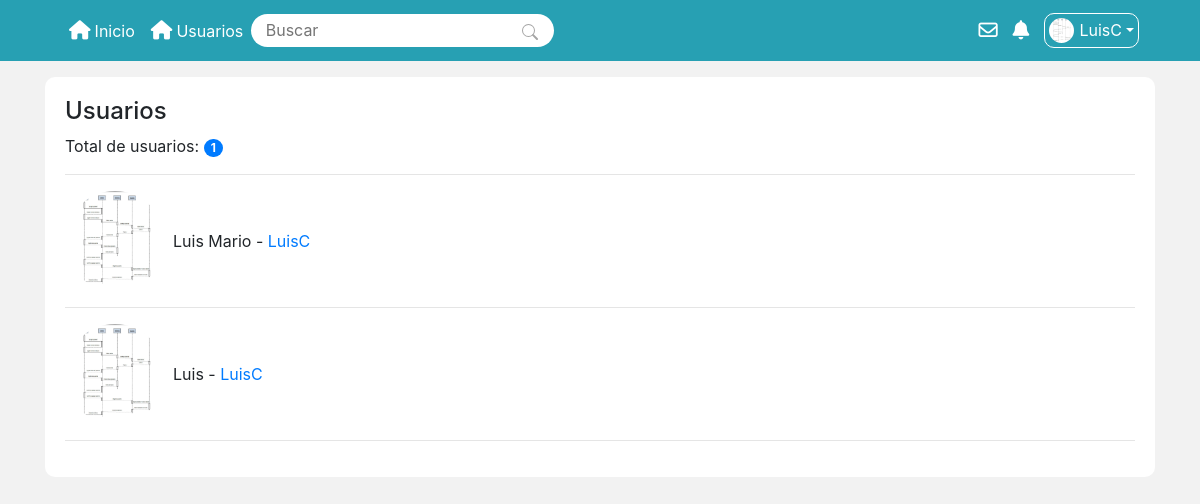
/home/usuarios (signed in), run on the app's committed database.
### tables this page shows
CREATE TABLE `perfil` (
  `idperfil` int(11) NOT NULL,
  `idUsuario` int(11) NOT NULL,
  `fotoPerfil` varchar(200) NOT NULL,
  `nombreCompleto` varchar(100) NOT NULL
);

CREATE TABLE `usuarios` (
  `idusuario` int(11) NOT NULL,
  `idPrivilegio` int(11) NOT NULL,
  `correo` varchar(100) NOT NULL,
  `usuario` varchar(50) NOT NULL,
  `contrasena` varchar(255) NOT NULL,
  `fecha_registro` timestamp NOT NULL DEFAULT current_timestamp() ON UPDATE current_timestamp()
);

### app/libs/Base.php (called while the page is built, shortened)
<?php
class Base
{
    private $host = DB_HOST;
    private $dbname = DB_NAME;
    private $user = DB_USER;
    private $password = DB_PASSWORD;
    private $dbh;
    private $stmt;
    public function __construct()
    {
        $dns = 'mysql:host=' . $this->host . ';dbname=' . $this->dbname;
        $option = [
            PDO::ATTR_ERRMODE => true,
            PDO::ATTR_ERRMODE => PDO::ERRMODE_EXCEPTION
        ];
        try {
            $this->dbh = new PDO($dns, $this->user, $this->password, $option);
            $this->dbh->exec('set names utf8');
        } catch (PDOException $e) {
            $this->error = $e->getMessage();
            echo $this->error;
        }
    }
    public function query($sql)
    {
        return $this->stmt = $this->dbh->prepare($sql);
    }
    public function bind($parametro, $valor, $tipo = null)
    {
        if (is_null($tipo)) {
            switch (true) {
                default:
                    $tipo = PDO::PARAM_STR;
                    break;
            }
        }
        return $this->stmt->bindValue($parametro, $valor, $tipo);
    }
    public function execute()
    {
        return $this->stmt->execute();
    }
    public function registers()
    {
        $this->execute();
        return $this->stmt->fetchAll(PDO::FETCH_OBJ);
    }
    public function register()
    {
        $this->execute();
        return $this->stmt->fetch(PDO::FETCH_OBJ);
    }
}

### app/models/usuario.php (called while the page is built, shortened)
<?php
class usuario
{
    private $db;
    public function __construct()
    {
        $this->db = new Base;
    }
    public function getUsuario($usuario)
    {
        $this->db->query('SELECT * FROM usuarios WHERE usuario = :user');
        $this->db->bind(':user', $usuario);
        return $this->db->register();
    }
    public function getPerfil($idusuario)
    {
        $this->db->query('SELECT * FROM perfil WHERE idUsuario = :id');
        $this->db->bind(':id', $idusuario);
        return $this->db->register();
    }
    public function getAllUsuarios()
    {
        $this->db->query('SELECT U.idusuario , U.usuario , P.fotoPerfil , P.nombreCompleto FROM usuarios U
        INNER JOIN perfil P ON P.idUsuario = U.idusuario');
        return $this->db->registers();
    }
    public function getCantidadUsuarios()
    {
        $this->db->query('SELECT idusuario FROM usuarios');
        $this->db->execute();
        return $this->db->rowCount();
    }
}

### app/libs/Core.php (called while the page is built, shortened)
<?php
class Core
{
    protected $currentMethod = 'index';
    public function __construct()
    {
        $url = $this->getUrl();
        if (file_exists('../app/controllers/' . ucwords($url[0]) . '.php')) {
            unset($url[0]);
        }
        $this->currentController = new $this->currentController;
        if (isset($url[1])) {
            if (method_exists($this->currentController, $url[1])) {
                $this->currentMethod = $url[1];
                unset($url[1]);
            }
        }
        $this->parameters = $url ? array_values($url) : [];
        call_user_func_array([$this->currentController , $this->currentMethod] , $this->parameters);
    }
    public function getUrl()
    {
        if (isset($_GET['url'])) {
            $url = rtrim($_GET['url'], '/');
            $url = filter_var($url, FILTER_SANITIZE_URL);
            $url = explode('/', $url);
            return $url;
        }
    }
}

### public/index.php (called while the page is built, shortened)
<?php
$init = new Core;

### app/views/pages/usuarios/usuarios.php (the view)
<?php
include_once URL_APP . '/views/custom/header.php';
include_once URL_APP . '/views/custom/navbar.php';
?>
<div class="container mt-3">
    <div class="container-notificaciones-usuario">
        <h4>Usuarios</h4>
        <p>Total de usuarios: <span class="badge badge-pill badge-primary"><?php echo $datos['cantidadUsuarios'] ?></span></p>
        <hr>
        <div class="lista-de-usuarios-registrados">
            <?php foreach($datos['allUsuarios'] as $usuariosRegistrados): ?>
                <div class="elemento-usuario-registrado">
                    <img src="<?php echo URL_PROJECT . '/' . $usuariosRegistrados->fotoPerfil ?>" alt="" class="image-big-user mr-2">
                        <div class="nombre-usuario-registrado">
                        <?php echo $usuariosRegistrados->nombreCompleto ?> - <a href="<?php echo URL_PROJECT ?>/perfil/<?php echo $usuariosRegistrados->usuario ?>"><?php echo $usuariosRegistrados->usuario ?></a>
                        </div>
                </div>
                <hr>
            <?php endforeach ?>
        </div>
    </div>
</div>
<?php
include_once URL_APP . '/views/custom/footer.php';
?>

### app/controllers/Home.php (shortened to what this page needs)
<?php
class Home extends Controller
{
    public function __construct()
    {
        $this->usuario = $this->model('usuario');
        $this->publicaciones = $this->model('publicar');
    }
    public function usuarios()
    {
        if (isset($_SESSION['logueado'])) {
            $datosUsuario = $this->usuario->getUsuario($_SESSION['usuario']);
            $datosPerfil = $this->usuario->getPerfil($_SESSION['logueado']);
            $misNotificaciones = $this->publicaciones->getNotificaciones($_SESSION['logueado']);
            $misMensajes = $this->publicaciones->getMensajes($_SESSION['logueado']);
            $usuariosRegistrados = $this->usuario->getAllUsuarios();
            $cantidadUsuarios = $this->usuario->getCantidadUsuarios();
            if ($datosPerfil) {
                $datosRed = [
                    'usuario' => $datosUsuario,
                    'perfil' => $datosPerfil,
                    'misNoticaciones' => $misNotificaciones,
                    'misMensajes' => $misMensajes,
                    'allUsuarios' => $usuariosRegistrados,
                    'cantidadUsuarios' => $cantidadUsuarios
                ];
                $this->view('pages/usuarios/usuarios', $datosRed);
            } else {
                redirection('/home');
            }
        }
    }
}

### app/libs/Controller.php (shortened to what this page needs)
<?php
class Controller
{
    public function model($modelo)
    {
        return new $modelo;
    }
    public function view($view , $datos = [])
    {
        if (file_exists('../app/views/' . $view . '.php')) {
            require_once '../app/views/' . $view . '.php';
        } else {
            echo 'la vista no existe';
        }
    }
}

### app/views/custom/header.php (shortened to what this page needs)
<!DOCTYPE html>
<html lang="en">
<head>
    <link rel="stylesheet" href="https://stackpath.bootstrapcdn.com/bootstrap/4.3.1/css/bootstrap.min.css">
    <link rel="stylesheet" href="<?php echo URL_PROJECT?>/css/style.css">
    <link rel="stylesheet" href="<?php echo URL_PROJECT?>/css/navbar.css">
    <link rel="stylesheet" href="<?php echo URL_PROJECT?>/css/home.css">
    <link rel="stylesheet" href="<?php echo URL_PROJECT?>/css/perfil.css">
    <link rel="stylesheet" href="<?php echo URL_PROJECT?>/css/notificaciones.css">
</head>
<body>

### app/views/custom/navbar.php (shortened to what this page needs)
<header>
    <div class="container">
        <nav class="navbar navbar-expand-lg navbar-light text-white">
            <div class="collapse navbar-collapse" id="navbarSupportedContent">
                <ul class="navbar-nav mr-auto">
                    <li class="nav-item">
                        <a class="nav-link text-white" href="<?php echo URL_PROJECT ?>/home"><span class="big"><i class="fas fa-home mr-1"></i></span>Inicio</a>
                    </li>
                    <li class="nav-item">
                        <a class="nav-link text-white" href="<?php echo URL_PROJECT ?>/home/usuarios"><span class="big"><i class="fas fa-home mr-1"></i></span>Usuarios</a>
                    </li>
                    <li class="nav-item">
                        <form action="<?php echo URL_PROJECT ?>/home/buscar" method="POST" class="tipe-form form-inline my-2 my-lg-0">
                            <input type="text" name="buscar" class="form-style" placeholder="Buscar" />
                            <button class="btn-form" type="submit">
                            </button>
                        </form>
                    </li>
                </ul>
                <div class="links">
                    <div class="notificacion-container">
                        <a href="<?php echo URL_PROJECT ?>/mensajes" class="notificacion-container"><span class="big"><i class="far fa-envelope"></i></span></a>
                    </div>
                </div>
                <div class="links">
                    <div class="notificacion-container">
                        <a href="<?php echo URL_PROJECT ?>/notificaciones" class="notificacion-container"><span class="big"><i class="fas fa-bell"></i></span>
                        </a>
                    </div>
                </div>
                <div class="dropdown">
                    <span class="btn-radio dropdown-toggle" id="actionPerfil" data-toggle="dropdown" aria-haspopup="true" aria-expanded="false">
                        <img src="<?php echo URL_PROJECT . '/' . $datos['perfil']->fotoPerfil ?>" alt="perfil" class="img-perfil" />
                        <?php echo ucwords($_SESSION['usuario']); ?>
                    </span>
                </div>
            </div>
        </nav>
    </div>
</header>

### app/views/custom/footer.php (shortened to what this page needs)
</body>
</html>

### public/css/style.css (style rules this page uses)
:root { --main-color: #27a0b3 }
.links { color: #5d5d5d }
.big { font-size: 1.2em; }
body { margin: 0; padding: 0; display: flex; flex-wrap: wrap; flex-direction: column; min-height: 100vh; background-color: #F2F2F2 }
.notificacion-container { display: flex; }

### public/css/navbar.css (style rules this page uses)
header { background-color: var(--main-color); }
.tipe-form { height: 100%; }
.form-style { outline: none; border: 0; border-top-left-radius: 21px; border-bottom-left-radius: 21px; padding: .3em 0 .3em .9em }
.btn-form { border: 0; width: 40px; border-top-right-radius: 21px; border-bottom-right-radius: 21px; padding: .3em .5em .3em 0; background-color: #ffffff; color: #a5a5a5; margin: 0; cursor: pointer; }
.img-perfil { width: 25px; height: 25px; border-radius: 50%; margin-right: 5px }
.links { margin-right: 15px; }
.links a { color: #ffffff; text-decoration: none; }
.btn-radio { background-color: var(--main-color); border: 1px solid #ffffff; display: flex; justify-content: center; align-items: center; padding: 4px; border-radius: 10px; cursor: pointer; transition: all .5s; }

### public/css/home.css (style rules this page uses)
.image-big-user { width: 100px; height: 100px; border-radius: 50%; }
.elemento-usuario-registrado { display: flex; align-items: center; }
.nombre-usuario-registrado a { text-decoration: none; }

### public/css/perfil.css (style rules this page uses)
hr { width: 100% }

### public/css/notificaciones.css (style rules this page uses)
.container-notificaciones-usuario { width: 100%; background-color: #ffffff; border-radius: 10px; padding: 20px; }

### data on the page
perfil: fotoPerfil (picture), nombreCompleto "Luis Mario", idUsuario.usuario "LuisC"
perfil: fotoPerfil (picture), nombreCompleto "Luis", idUsuario.usuario "LuisC"

### other printed values
$_SESSION['usuario'] "LuisC"
$datos['cantidadUsuarios'] "1"
